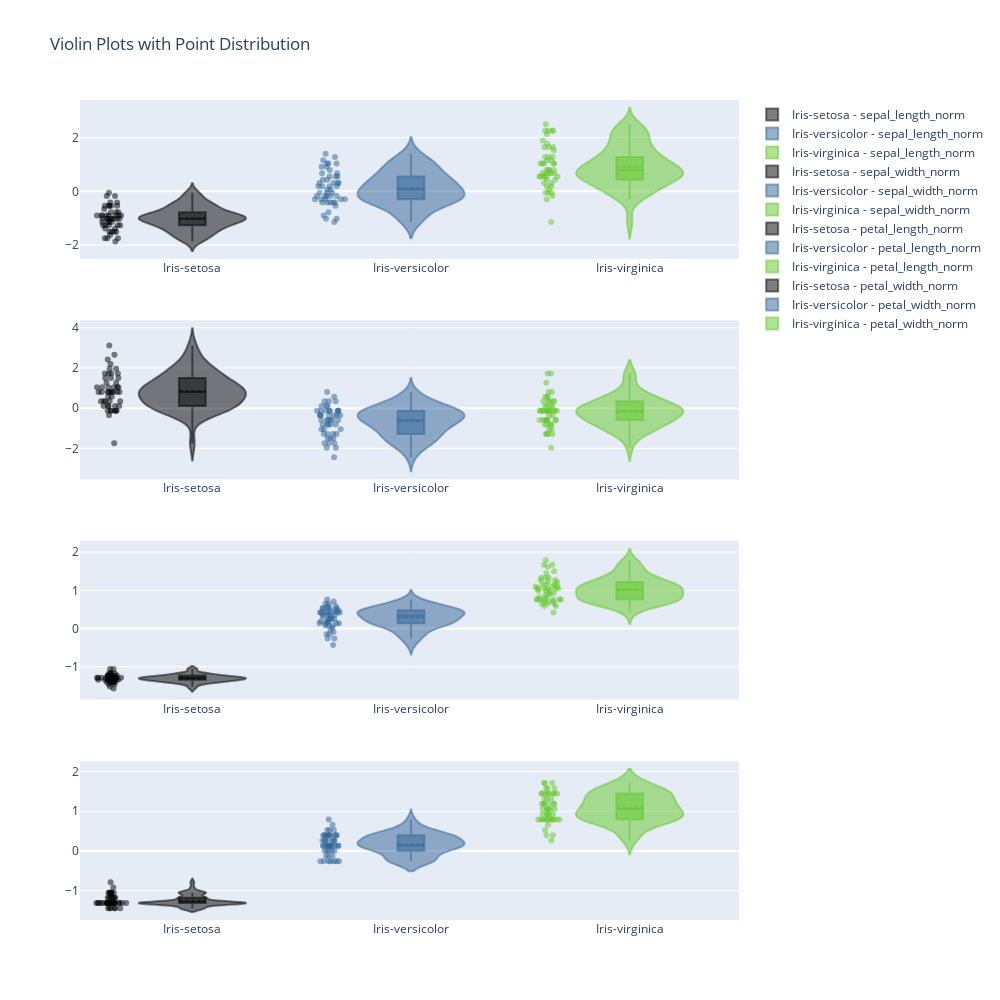

Notebook source saved alongside this figure:
### Code cell
features = features

# Create subplot layout with a row for each feature
fig = make_subplots(rows=len(features), cols=1)

# Define colors for unique classes
unique_classes = df['class'].unique()
colors = {
    unique_class: f"rgba({(i * 50) % 255}, {(i * 100) % 255}, {(i * 150) % 255}, 0.5)"
    for i, unique_class in enumerate(unique_classes)
}

# Add a violin plot with point distribution for each feature
for i, feature in enumerate(features):
    row = i + 1  # Row number

    # Add violin plot for each class
    for class_label in unique_classes:
        class_data = df[df['class'] == class_label]

        # Violin plot
        fig.add_trace(
            go.Violin(
                y=class_data[feature],
                x0=class_label,
                line_color=colors[class_label],
                name=f'{class_label} - {feature}',
                box_visible=True,
                meanline_visible=True,
                points="all",
            ),
            row=row,
            col=1
        )

# Set the layout properties
fig.update_layout(
    height=1000,
    width=1000,
    title="Violin Plots with Point Distribution",
    showlegend=True
)

# Display the plot
fig.show()

### Figure 1 — Plotly figure (JSON) as saved in the notebook; plotly's stock layout.template omitted (floating-point values rounded to 4 significant figures)
{"data": [{"box": {"visible": true}, "line": {"color": "rgba(0, 0, 0, 0.5)"}, "meanline": {"visible": true}, "name": "Iris-setosa - sepal_length_norm", "points": "all", "type": "violin", "x0": "Iris-setosa", "xaxis": "x", "y": [-0.9007, -1.143, -1.385, -1.507, -1.022, -0.5372, -1.507, -1.022, -1.749, -1.143, -0.5372, -1.264, -1.264, -1.87, -0.05251, -0.1737, -0.5372, -0.9007, -0.1737, -0.9007, -0.5372, -0.9007, -1.507, -0.9007, -1.264, -1.022, -1.022, -0.7795, -0.7795, -1.385, -1.264, -0.5372, -0.7795, -0.416, -1.143, -1.022, -0.416, -1.143, -1.749, -0.9007, -1.022, -1.628, -1.749, -1.022, -0.9007, -1.264, -0.9007, -1.507, -0.6583, -1.022], "yaxis": "y"}, {"box": {"visible": true}, "line": {"color": "rgba(50, 100, 150, 0.5)"}, "meanline": {"visible": true}, "name": "Iris-versicolor - sepal_length_norm", "points": "all", "type": "violin", "x0": "Iris-versicolor", "xaxis": "x", "y": [1.402, 0.6745, 1.28, -0.416, 0.7957, -0.1737, 0.5533, -1.143, 0.9168, -0.7795, -1.022, 0.06866, 0.1898, 0.311, -0.2948, 1.038, -0.2948, -0.05251, 0.4322, -0.2948, 0.06866, 0.311, 0.5533, 0.311, 0.6745, 0.9168, 1.159, 1.038, 0.1898, -0.1737, -0.416, -0.416, -0.05251, 0.1898, -0.5372, 0.1898, 1.038, 0.5533, -0.2948, -0.416, -0.416, 0.311, -0.05251, -1.022, -0.2948, -0.1737, -0.1737, 0.4322, -0.9007, -0.1737], "yaxis": "y"}, {"box": {"visible": true}, "line": {"color": "rgba(100, 200, 45, 0.5)"}, "meanline": {"visible": true}, "name": "Iris-virginica - sepal_length_norm", "points": "all", "type": "violin", "x0": "Iris-virginica", "xaxis": "x", "y": [0.5533, -0.05251, 1.523, 0.5533, 0.7957, 2.129, -1.143, 1.765, 1.038, 1.644, 0.7957, 0.6745, 1.159, -0.1737, -0.05251, 0.6745, 0.7957, 2.25, 2.25, 0.1898, 1.28, -0.2948, 2.25, 0.5533, 1.038, 1.644, 0.4322, 0.311, 0.6745, 1.644, 1.886, 2.492, 0.6745, 0.5533, 0.311, 2.25, 0.5533, 0.6745, 0.1898, 1.28, 1.038, 1.28, -0.05251, 1.159, 1.038, 1.038, 0.5533, 0.7957, 0.4322, 0.06866], "yaxis": "y"}, {"box": {"visible": true}, "line": {"color": "rgba(0, 0, 0, 0.5)"}, "meanline": {"visible": true}, "name": "Iris-setosa - sepal_width_norm", "points": "all", "type": "violin", "x0": "Iris-setosa", "xaxis": "x2", "y": [1.032, -0.125, 0.3378, 0.1064, 1.263, 1.958, 0.8007, 0.8007, -0.3564, 0.1064, 1.495, 0.8007, -0.125, -0.125, 2.189, 3.115, 1.958, 1.032, 1.726, 1.726, 0.8007, 1.495, 1.263, 0.5693, 0.8007, -0.125, 0.8007, 1.032, 0.8007, 0.3378, 0.1064, 0.8007, 2.42, 2.652, 0.1064, 0.3378, 1.032, 0.1064, -0.125, 0.8007, 1.032, -1.745, 0.3378, 1.032, 1.726, -0.125, 1.726, 0.3378, 1.495, 0.5693], "yaxis": "y2"}, {"box": {"visible": true}, "line": {"color": "rgba(50, 100, 150, 0.5)"}, "meanline": {"visible": true}, "name": "Iris-versicolor - sepal_width_norm", "points": "all", "type": "violin", "x0": "Iris-versicolor", "xaxis": "x2", "y": [0.3378, 0.3378, 0.1064, -1.745, -0.5878, -0.5878, 0.5693, -1.513, -0.3564, -0.8192, -2.439, -0.125, -1.976, -0.3564, -0.3564, 0.1064, -0.125, -0.8192, -1.976, -1.282, 0.3378, -0.5878, -1.282, -0.5878, -0.3564, -0.125, -0.5878, -0.125, -0.3564, -1.051, -1.513, -1.513, -0.8192, -0.8192, -0.125, 0.8007, 0.1064, -1.745, -0.125, -1.282, -1.051, -0.125, -1.051, -1.745, -0.8192, -0.125, -0.3564, -0.3564, -1.282, -0.5878], "yaxis": "y2"}, {"box": {"visible": true}, "line": {"color": "rgba(100, 200, 45, 0.5)"}, "meanline": {"visible": true}, "name": "Iris-virginica - sepal_width_norm", "points": "all", "type": "violin", "x0": "Iris-virginica", "xaxis": "x2", "y": [0.5693, -0.8192, -0.125, -0.3564, -0.125, -0.125, -1.282, -0.3564, -1.282, 1.263, 0.3378, -0.8192, -0.125, -1.282, -0.5878, 0.3378, -0.125, 1.726, -1.051, -1.976, 0.3378, -0.5878, -0.5878, -0.8192, 0.5693, 0.3378, -0.5878, -0.125, -0.5878, -0.125, -0.5878, 1.726, -0.5878, -0.5878, -1.051, -0.125, 0.8007, 0.1064, -0.125, 0.1064, 0.1064, 0.1064, -0.8192, 0.3378, 0.5693, -0.125, -1.282, -0.125, 0.8007, -0.125], "yaxis": "y2"}, {"box": {"visible": true}, "line": {"color": "rgba(0, 0, 0, 0.5)"}, "meanline": {"visible": true}, "name": "Iris-setosa - petal_length_norm", "points": "all", "type": "violin", "x0": "Iris-setosa", "xaxis": "x3", "y": [-1.341, -1.341, -1.398, -1.284, -1.341, -1.171, -1.341, -1.284, -1.341, -1.284, -1.284, -1.228, -1.341, -1.512, -1.455, -1.284, -1.398, -1.341, -1.171, -1.284, -1.171, -1.284, -1.569, -1.171, -1.057, -1.228, -1.228, -1.284, -1.341, -1.228, -1.228, -1.284, -1.284, -1.341, -1.284, -1.455, -1.398, -1.284, -1.398, -1.284, -1.398, -1.398, -1.398, -1.228, -1.057, -1.341, -1.228, -1.341, -1.284, -1.341], "yaxis": "y3"}, {"box": {"visible": true}, "line": {"color": "rgba(50, 100, 150, 0.5)"}, "meanline": {"visible": true}, "name": "Iris-versicolor - petal_length_norm", "points": "all", "type": "violin", "x0": "Iris-versicolor", "xaxis": "x3", "y": [0.5353, 0.4216, 0.649, 0.1372, 0.4784, 0.4216, 0.5353, -0.2608, 0.4784, 0.08037, -0.1471, 0.251, 0.1372, 0.5353, -0.09023, 0.3647, 0.4216, 0.1941, 0.4216, 0.08037, 0.5922, 0.1372, 0.649, 0.5353, 0.3078, 0.3647, 0.5922, 0.7059, 0.4216, -0.1471, 0.0235, -0.03336, 0.08037, 0.7628, 0.4216, 0.4216, 0.5353, 0.3647, 0.1941, 0.1372, 0.3647, 0.4784, 0.1372, -0.2608, 0.251, 0.251, 0.251, 0.3078, -0.4314, 0.1941], "yaxis": "y3"}, {"box": {"visible": true}, "line": {"color": "rgba(100, 200, 45, 0.5)"}, "meanline": {"visible": true}, "name": "Iris-virginica - petal_length_norm", "points": "all", "type": "violin", "x0": "Iris-virginica", "xaxis": "x3", "y": [1.275, 0.7628, 1.218, 1.047, 1.161, 1.616, 0.4216, 1.445, 1.161, 1.331, 0.7628, 0.8765, 0.9902, 0.7059, 0.7628, 0.8765, 0.9902, 1.673, 1.786, 0.7059, 1.104, 0.649, 1.673, 0.649, 1.104, 1.275, 0.5922, 0.649, 1.047, 1.161, 1.331, 1.502, 1.047, 0.7628, 1.047, 1.331, 1.047, 0.9902, 0.5922, 0.9334, 1.047, 0.7628, 0.7628, 1.218, 1.104, 0.8196, 0.7059, 0.8196, 0.9334, 0.7628], "yaxis": "y3"}, {"box": {"visible": true}, "line": {"color": "rgba(0, 0, 0, 0.5)"}, "meanline": {"visible": true}, "name": "Iris-setosa - petal_width_norm", "points": "all", "type": "violin", "x0": "Iris-setosa", "xaxis": "x4", "y": [-1.313, -1.313, -1.313, -1.313, -1.313, -1.05, -1.182, -1.313, -1.313, -1.444, -1.313, -1.313, -1.444, -1.444, -1.313, -1.05, -1.05, -1.182, -1.182, -1.182, -1.313, -1.05, -1.313, -0.9186, -1.313, -1.313, -1.05, -1.313, -1.313, -1.313, -1.313, -1.05, -1.444, -1.313, -1.444, -1.313, -1.313, -1.444, -1.313, -1.313, -1.182, -1.182, -1.313, -0.7871, -1.05, -1.182, -1.313, -1.313, -1.313, -1.313], "yaxis": "y4"}, {"box": {"visible": true}, "line": {"color": "rgba(50, 100, 150, 0.5)"}, "meanline": {"visible": true}, "name": "Iris-versicolor - petal_width_norm", "points": "all", "type": "violin", "x0": "Iris-versicolor", "xaxis": "x4", "y": [0.2647, 0.3962, 0.3962, 0.1332, 0.3962, 0.1332, 0.5276, -0.2612, 0.1332, 0.2647, -0.2612, 0.3962, -0.2612, 0.2647, 0.1332, 0.2647, 0.3962, -0.2612, 0.3962, -0.1297, 0.7906, 0.1332, 0.3962, 0.001753, 0.1332, 0.2647, 0.2647, 0.6591, 0.3962, -0.2612, -0.1297, -0.2612, 0.001753, 0.5276, 0.3962, 0.5276, 0.3962, 0.1332, 0.1332, 0.1332, 0.001753, 0.2647, 0.001753, -0.2612, 0.1332, 0.001753, 0.1332, 0.1332, -0.1297, 0.1332], "yaxis": "y4"}, {"box": {"visible": true}, "line": {"color": "rgba(100, 200, 45, 0.5)"}, "meanline": {"visible": true}, "name": "Iris-virginica - petal_width_norm", "points": "all", "type": "violin", "x0": "Iris-virginica", "xaxis": "x4", "y": [1.711, 0.9221, 1.185, 0.7906, 1.316, 1.185, 0.6591, 0.7906, 0.7906, 1.711, 1.054, 0.9221, 1.185, 1.054, 1.579, 1.448, 0.7906, 1.316, 1.448, 0.3962, 1.448, 1.054, 1.054, 0.7906, 1.185, 0.7906, 0.7906, 0.7906, 1.185, 0.5276, 0.9221, 1.054, 1.316, 0.3962, 0.2647, 1.448, 1.579, 0.7906, 0.7906, 1.185, 1.579, 1.448, 0.9221, 1.448, 1.711, 1.448, 0.9221, 1.054, 1.448, 0.7906], "yaxis": "y4"}], "layout": {"height": 1000, "showlegend": true, "title": {"text": "Violin Plots with Point Distribution"}, "width": 1000, "xaxis": {"anchor": "y", "domain": [0, 1]}, "xaxis2": {"anchor": "y2", "domain": [0, 1]}, "xaxis3": {"anchor": "y3", "domain": [0, 1]}, "xaxis4": {"anchor": "y4", "domain": [0, 1]}, "yaxis": {"anchor": "x", "domain": [0.8063, 1]}, "yaxis2": {"anchor": "x2", "domain": [0.5375, 0.7312]}, "yaxis3": {"anchor": "x3", "domain": [0.2687, 0.4625]}, "yaxis4": {"anchor": "x4", "domain": [0, 0.1938]}}}
